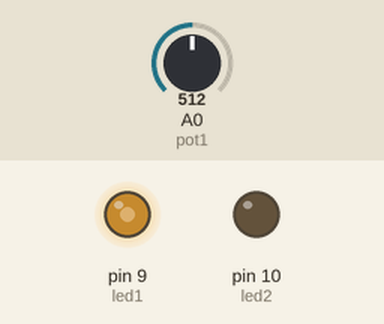
Bench run of a sketch on a simulated Arduino Uno, built with avr-gcc and run on an emulated ATmega328P. Parts: output pins drawn as LEDs (lit = HIGH). The test bench sets the inputs (shaded band); at power-on: A0 (pot1) = 512. What the sketch prints to the serial monitor is not drawn.

Above: at 1.2 s.
1.3 s: A0 (pot1) set to 716
At 1.7 s:
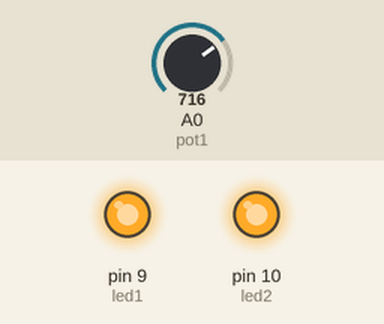
2.8 s: A0 (pot1) set to 643
4.3 s: A0 (pot1) set to 612
At 5.2 s:
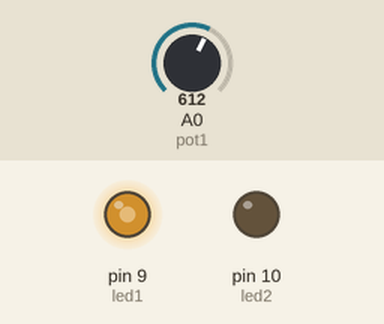
5.8 s: A0 (pot1) set to 50
At 6.2 s:
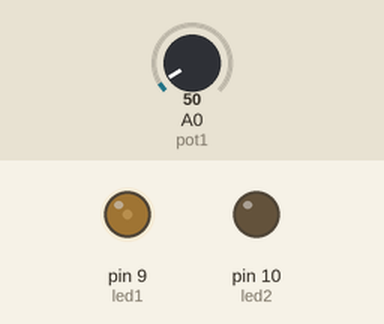
7.3 s: A0 (pot1) set to 900
At 8.5 s:
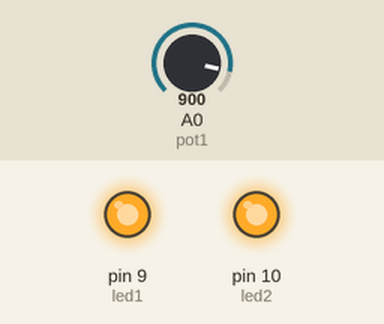
8.8 s: A0 (pot1) set to 20
At 9.7 s:
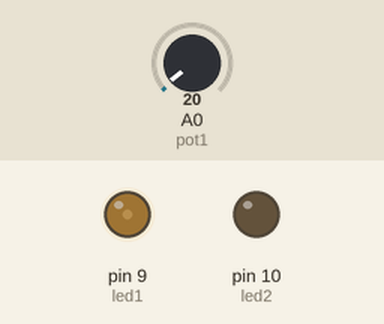
Timing chart, 0 to 11.3 s (numbered marks = the images above; inputs shaded):
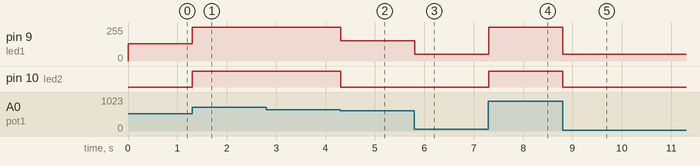

The sketch:

2.atividade.ino
```cpp
/* ************************************************************************

Colégio SATC
Curso Técnico em Mecatrônica
Disciplina: Sistemas Embarcados
Turma: 3191
Professor: Marcos Antonio Jeremias Coelho

Programa: Sistema de ventilação

Autor: Marco J. Moser C
Data: 20/04/2026
Versão: 1.0

************************************************************************ */
const int pot1 = A0;  //potenciometro 1 na porta analogica A0

const int led1 = 9;   // led 1 na porta 9
const int led2 = 10;  // led 2 na porta 10

int valor = 0;      // variaveis de comparaçao
int valor_led = 0;  // variaveis de comparaçao
int valor_temperatura = 0;


void setup() {
  pinMode(led1, OUTPUT);
  pinMode(led2, OUTPUT);
  digitalWrite(pot1, INPUT);
  Serial.begin(115200);
}

void loop() {
  valor = analogRead(pot1);                     // valor passa a a ter o valor que o potenciometro manda
  valor_temperatura = (valor * 100.00) / 1026;  // converte pra porcentagem (0 a 100%)

  Serial.print("temperatura dos gases:");
  Serial.println(valor_temperatura);

  if (valor_temperatura < 30) {
    valor_led = 51;
    analogWrite(led1, valor_led);
    digitalWrite(led2, LOW);
  }

  else if (valor_temperatura > 30 && 60 >= valor_temperatura) {
    valor_led = valor/4;  // passa de 1023 pra 255 que é o fade do led
    analogWrite(led1, valor_led);
    digitalWrite(led2, LOW);
  }

  if (valor_temperatura > 60) {
    valor_led = 255;
    analogWrite(led1, valor_led);
    digitalWrite(led2, HIGH);
    Serial.println("Capacidade máxima atingida!");
  }
}
```

Measured:
- the behaviour switches between 626 and 625 on A0 (pot1) (found by bisection; images 1 and 2)
- after the input at 1.3 s, pin 9 (led1): 128/255 → 255/255 at once; pin 10 (led2): LOW → HIGH at once
- after the input at 4.3 s, pin 9 (led1): 255/255 → 153/255 at once; pin 10 (led2): HIGH → LOW at once
- after the input at 5.8 s, pin 9 (led1): 153/255 → 51/255 at once
- after the input at 7.3 s, pin 9 (led1): 51/255 → 255/255 at once; pin 10 (led2): LOW → HIGH at once
- after the input at 8.8 s, pin 9 (led1): 255/255 → 51/255 at once; pin 10 (led2): HIGH → LOW at once
